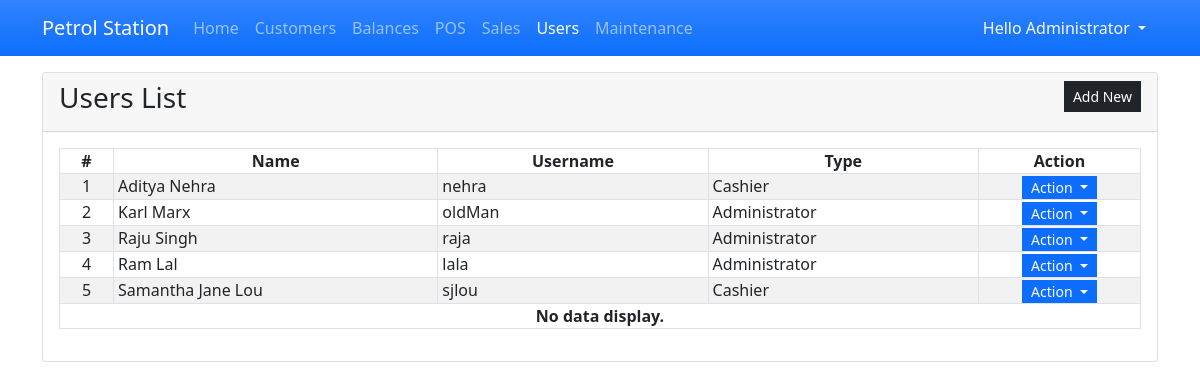
Page /?page=users (signed in) on the committed database.
### tables this page shows
CREATE TABLE `user_list` (
            `user_id` INTEGER NOT NULL PRIMARY KEY AUTOINCREMENT,
            `fullname` INTEGER NOT NULL,
            `username` TEXT NOT NULL,
            `password` TEXT NOT NULL,
            `type` INTEGER NOT NULL Default 1,
            `status` INTEGER NOT NULL Default 1,
            `date_created` TIMESTAMP DEFAULT CURRENT_TIMESTAMP
        );

### users.php (the view, shortened to what this page needs)
<div class="card">
    <div class="card-header d-flex justify-content-between">
        <h3 class="card-title">Users List</h3>
        <div class="card-tools align-middle">
            <button class="btn btn-dark btn-sm py-1 rounded-0" type="button" id="create_new">Add New</button>
        </div>
    </div>
    <div class="card-body">
        <table class="table table-hover table-striped table-bordered">
            <colgroup>
                <col width="5%">
                <col width="30%">
                <col width="25%">
                <col width="25%">
                <col width="15%">
            </colgroup>
            <thead>
                <tr>
                    <th class="text-center p-0">#</th>
                    <th class="text-center p-0">Name</th>
                    <th class="text-center p-0">Username</th>
                    <th class="text-center p-0">Type</th>
                    <th class="text-center p-0">Action</th>
                </tr>
            </thead>
            <tbody>
                <?php
                $sql = "SELECT * FROM `user_list` where user_id != 1 order by `fullname` asc";
                $qry = $conn->query($sql);
                $i = 1;
                    while($row = $qry->fetchArray()):
                ?>
                <tr>
                    <td class="text-center p-0"><?php echo $i++; ?></td>
                    <td class="py-0 px-1"><?php echo $row['fullname'] ?></td>
                    <td class="py-0 px-1"><?php echo $row['username'] ?></td>
                    <td class="py-0 px-1"><?php echo ($row['type'] == 1)? "Administrator" : 'Cashier' ?></td>
                    <th class="text-center py-0 px-1">
                        <div class="btn-group" role="group">
                            <button id="btnGroupDrop1" type="button" class="btn btn-primary dropdown-toggle btn-sm rounded-0 py-0" data-bs-toggle="dropdown" aria-expanded="false">
                            Action
                            </button>
                        </div>
                    </th>
                </tr>
                <?php endwhile; ?>
                <?php if(!$qry->fetchArray()): ?>
                    <tr>
                        <th class="text-center p-0" colspan="5">No data display.</th>
                    </tr>
                <?php endif; ?>
            </tbody>
        </table>
    </div>
</div>

### index.php (style rules this page uses)
:root { --bs-success-rgb:71, 222, 152 !important; }
html,body { height:100%; width:100%; }

### rows in the picture
user_list: fullname "Aditya Nehra", username "nehra", type "Cashier"
user_list: fullname "Karl Marx", username "oldMan", type "Administrator"
user_list: fullname "Raju Singh", username "raja", type "Administrator"
user_list: fullname "Ram Lal", username "lala", type "Administrator"
user_list: fullname "Samantha Jane Lou", username "sjlou", type "Cashier"

### other values in the picture
$_SESSION['fullname'] "Administrator"
